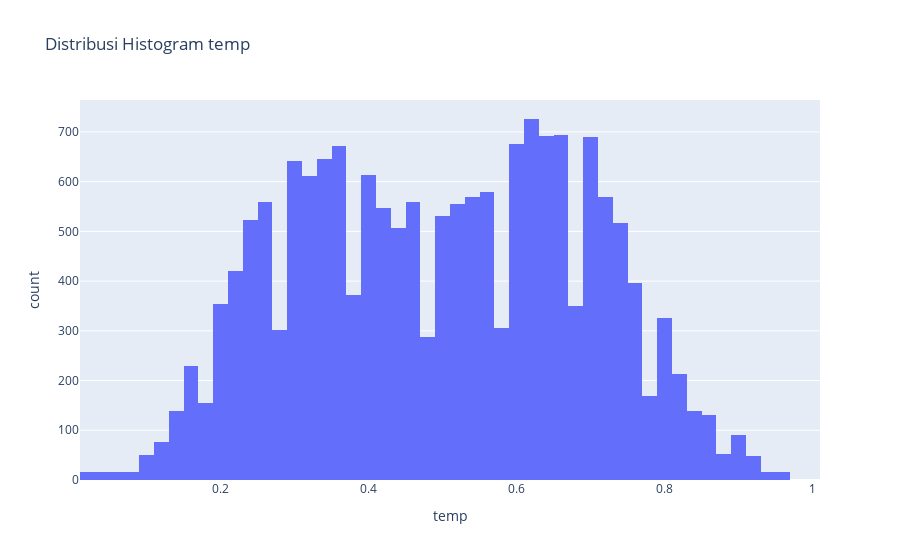
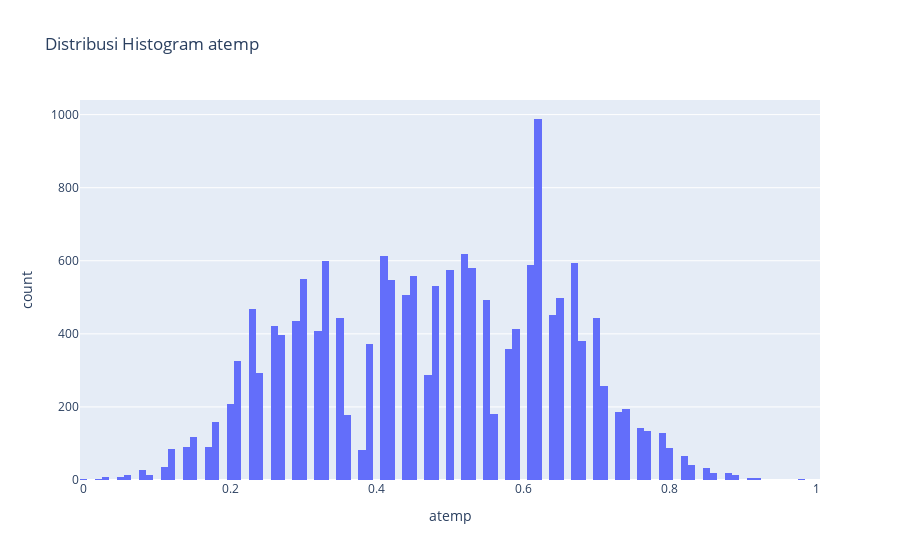
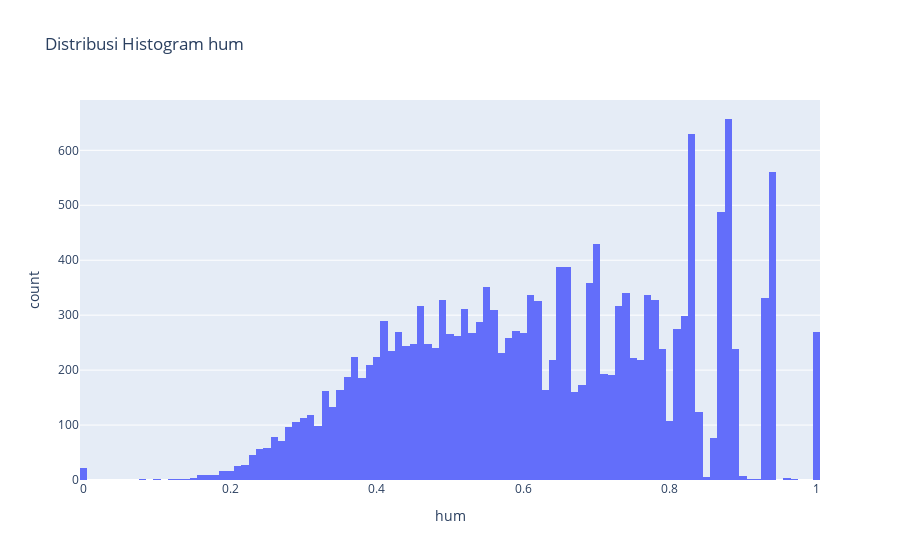
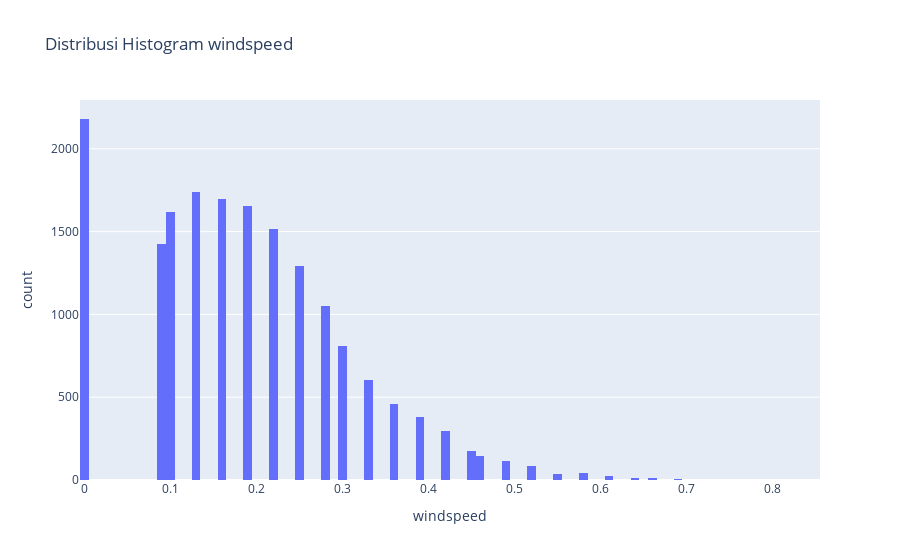

Notebook code cell kept with these figures, in order:
### Markdown cell above
> Histogram digunakan untuk menunjukkan distribusi data dari data numerik pada day_df. untuk distribusi numerik dipilih histogram dikarenakan histogram menunjukkan sebaran nilai secara kontinu. dapat dilihat pada histogram dari variabel "temp", "atemp", "hum", "windspeed", "casual", "registered", "cnt" tidak ada histogram yang membentuk lonceng (simetris) sehingga dapat dikatakan bahwa histogram tidak terdistribusi secara normal

### Code cell
# Menampilkan distribusi plot data numerik pada hour_df
num_cols = ["temp", "atemp", "hum", "windspeed", "casual", "registered", "cnt"]
for col in num_cols:
    fig = px.histogram(hour_df, x=col, title=f"Distribusi Histogram {col}", color_discrete_sequence=["sky blue"])
    fig.show()

### Figure 1 — Plotly figure (JSON) as saved in the notebook; plotly's stock layout.template omitted (floating-point values rounded to 4 significant figures; data arrays with more than 128 entries replaced by an {"elided": "..."} marker saying what was removed)
{"data": [{"alignmentgroup": "True", "bingroup": "x", "hovertemplate": "temp=%{x}<br>count=%{y}<extra></extra>", "legendgroup": "", "marker": {"color": "sky blue", "pattern": {"shape": ""}}, "name": "", "offsetgroup": "", "orientation": "v", "showlegend": false, "type": "histogram", "x": {"elided": "17379 float values"}, "xaxis": "x", "yaxis": "y"}], "layout": {"barmode": "relative", "legend": {"tracegroupgap": 0}, "title": {"text": "Distribusi Histogram temp"}, "xaxis": {"anchor": "y", "domain": [0, 1], "title": {"text": "temp"}}, "yaxis": {"anchor": "x", "domain": [0, 1], "title": {"text": "count"}}}}

### Figure 2 — Plotly figure (JSON) as saved in the notebook; plotly's stock layout.template omitted (floating-point values rounded to 4 significant figures; data arrays with more than 128 entries replaced by an {"elided": "..."} marker saying what was removed)
{"data": [{"alignmentgroup": "True", "bingroup": "x", "hovertemplate": "atemp=%{x}<br>count=%{y}<extra></extra>", "legendgroup": "", "marker": {"color": "sky blue", "pattern": {"shape": ""}}, "name": "", "offsetgroup": "", "orientation": "v", "showlegend": false, "type": "histogram", "x": {"elided": "17379 float values"}, "xaxis": "x", "yaxis": "y"}], "layout": {"barmode": "relative", "legend": {"tracegroupgap": 0}, "title": {"text": "Distribusi Histogram atemp"}, "xaxis": {"anchor": "y", "domain": [0, 1], "title": {"text": "atemp"}}, "yaxis": {"anchor": "x", "domain": [0, 1], "title": {"text": "count"}}}}

### Figure 3 — Plotly figure (JSON) as saved in the notebook; plotly's stock layout.template omitted (floating-point values rounded to 4 significant figures; data arrays with more than 128 entries replaced by an {"elided": "..."} marker saying what was removed)
{"data": [{"alignmentgroup": "True", "bingroup": "x", "hovertemplate": "hum=%{x}<br>count=%{y}<extra></extra>", "legendgroup": "", "marker": {"color": "sky blue", "pattern": {"shape": ""}}, "name": "", "offsetgroup": "", "orientation": "v", "showlegend": false, "type": "histogram", "x": {"elided": "17379 float values"}, "xaxis": "x", "yaxis": "y"}], "layout": {"barmode": "relative", "legend": {"tracegroupgap": 0}, "title": {"text": "Distribusi Histogram hum"}, "xaxis": {"anchor": "y", "domain": [0, 1], "title": {"text": "hum"}}, "yaxis": {"anchor": "x", "domain": [0, 1], "title": {"text": "count"}}}}

### Figure 4 — Plotly figure (JSON) as saved in the notebook; plotly's stock layout.template omitted (floating-point values rounded to 4 significant figures; data arrays with more than 128 entries replaced by an {"elided": "..."} marker saying what was removed)
{"data": [{"alignmentgroup": "True", "bingroup": "x", "hovertemplate": "windspeed=%{x}<br>count=%{y}<extra></extra>", "legendgroup": "", "marker": {"color": "sky blue", "pattern": {"shape": ""}}, "name": "", "offsetgroup": "", "orientation": "v", "showlegend": false, "type": "histogram", "x": {"elided": "17379 float values"}, "xaxis": "x", "yaxis": "y"}], "layout": {"barmode": "relative", "legend": {"tracegroupgap": 0}, "title": {"text": "Distribusi Histogram windspeed"}, "xaxis": {"anchor": "y", "domain": [0, 1], "title": {"text": "windspeed"}}, "yaxis": {"anchor": "x", "domain": [0, 1], "title": {"text": "count"}}}}
